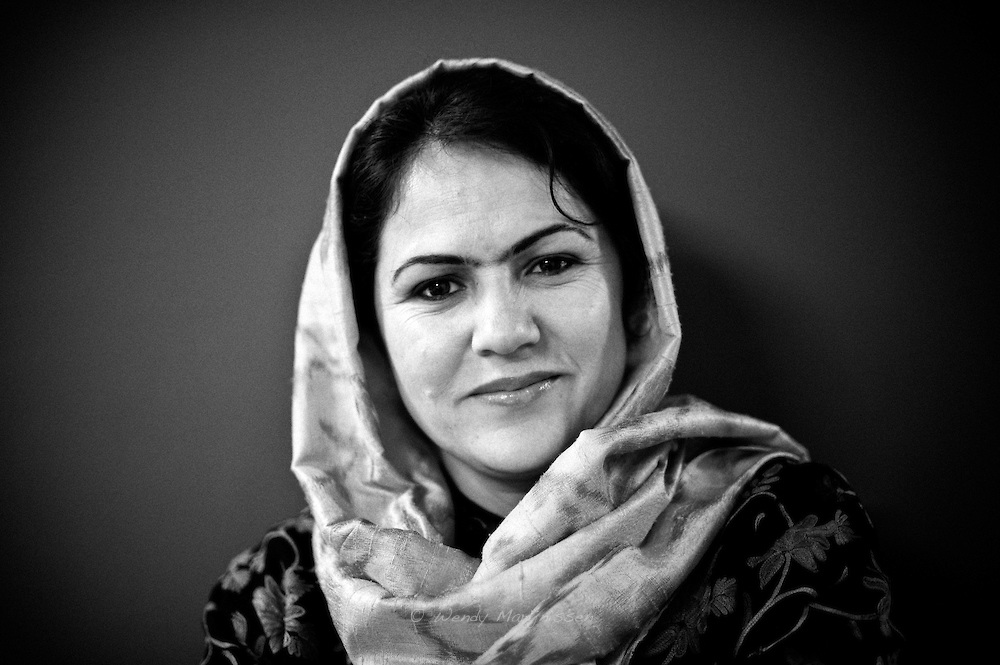
#> input picture Images/fawzia.jpg, 1000 x 665 px, found by its file name
$ python Image_operations.py
#> lines starting #> are read from the running program, lines starting #| are printed output that depends on the picture; after the words box and inside, x2 and y2 are one past the last pixel; in counts of white or black regions, pixels touching at a corner belong together
## Canny Edge Detection

import cv2
import numpy as np
import matplotlib.pyplot as plt

# Loading in the image
image = cv2.imread('images/fawzia.jpg')
#> image is the input picture: shape (665, 1000, 3); min 0, max 255, mean 67.4

# Converting to RGB colorspace
image = cv2.cvtColor(image, cv2.COLOR_BGR2RGB)

# Converting to grayscale
gray = cv2.cvtColor(image, cv2.COLOR_RGB2GRAY)

# Performing Canny edge detection
edges = cv2.Canny(gray,100,200)
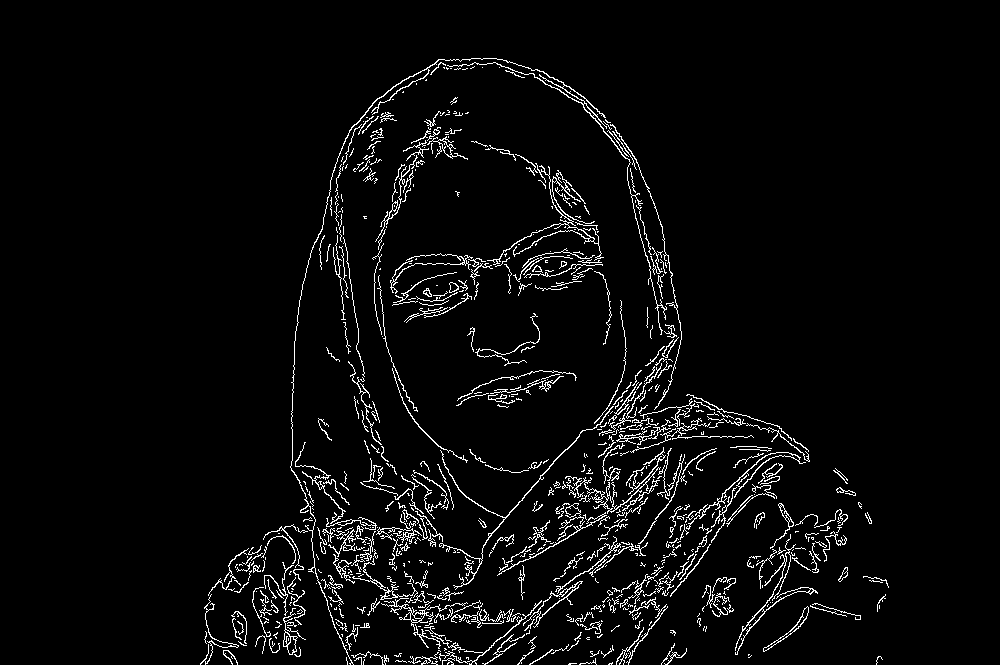
#> edges: shape (665, 1000); 4% white in thin lines or dots, all inside (x1, y1, x2, y2) = (200, 58, 889, 665)

# Dilating the image to amplify edges
edges = cv2.dilate(edges, None)
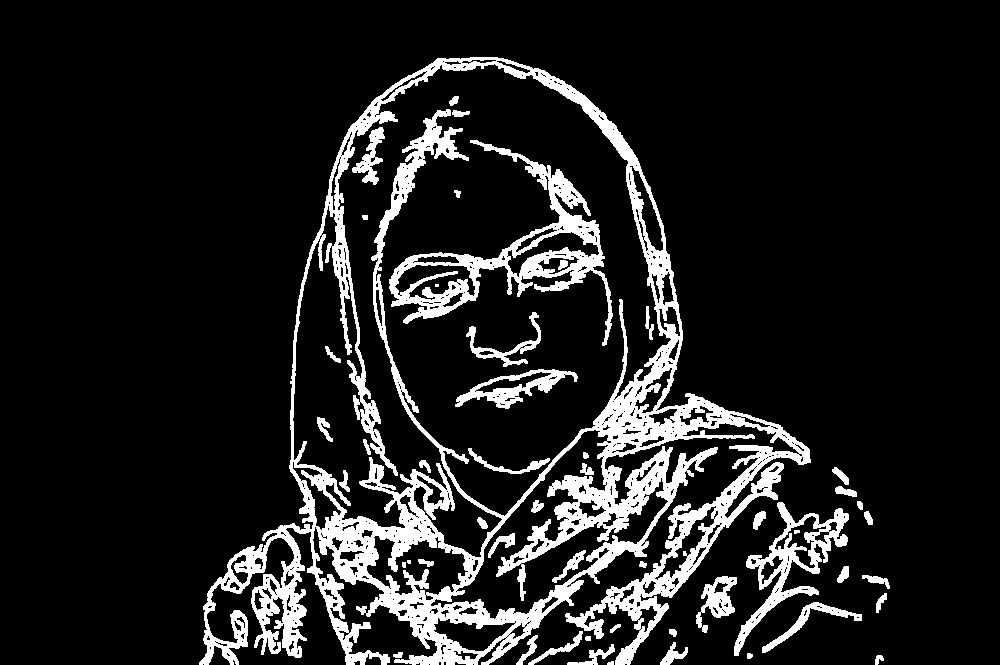
#> edges: shape (665, 1000); 12.5% white; 51 white regions (2 under 20 px), largest, box (x1, y1, x2, y2) and area: (199, 57, 811, 665) 61127, (389, 140, 613, 346) 8367, (734, 502, 849, 656) 3732

# Plotting the RGB and edge-detected image
fig = plt.figure(figsize = (15,15))
ax1 = fig.add_subplot(121)
ax1.set_xticks([])
ax1.set_yticks([])

ax1.set_title('Original Image')
ax1.imshow(image)

ax2 = fig.add_subplot(122)
ax2.set_xticks([])
ax2.set_yticks([])

ax2.set_title('Canny Edges')
ax2.imshow(edges, cmap='gray')

# Loading in the image
image = cv2.imread('images/fawzia.jpg')

## Bluring the test image Using the OpenCV's filter function

# Using an averaging kernel, and a kernel width equal to 4
kernel = np.ones((4,4),np.float32)/16
dst = cv2.filter2D(image,-1,kernel)

# Converting to RGB colorspace
dst = cv2.cvtColor(dst, cv2.COLOR_BGR2RGB)

# Converting to grayscale
gray = cv2.cvtColor(dst, cv2.COLOR_RGB2GRAY)

# Performing Canny edge detection
edges = cv2.Canny(gray,100,200)
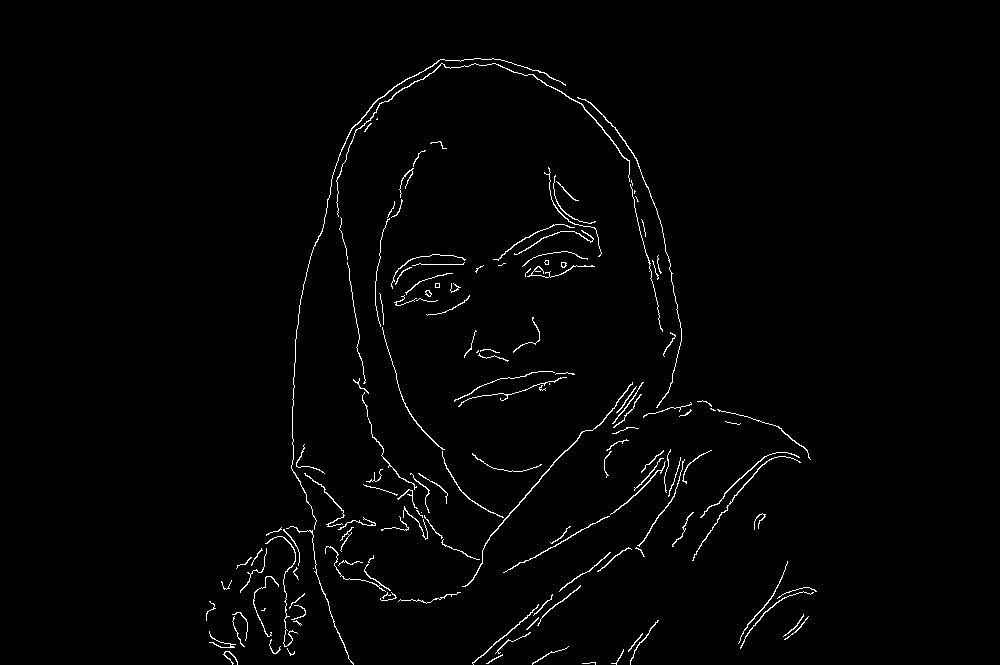
#> edges: shape (665, 1000); 1.5% white in thin lines or dots, all inside (x1, y1, x2, y2) = (206, 58, 817, 665)

# Dilating the image to amplify edges
edges = cv2.dilate(edges, None)
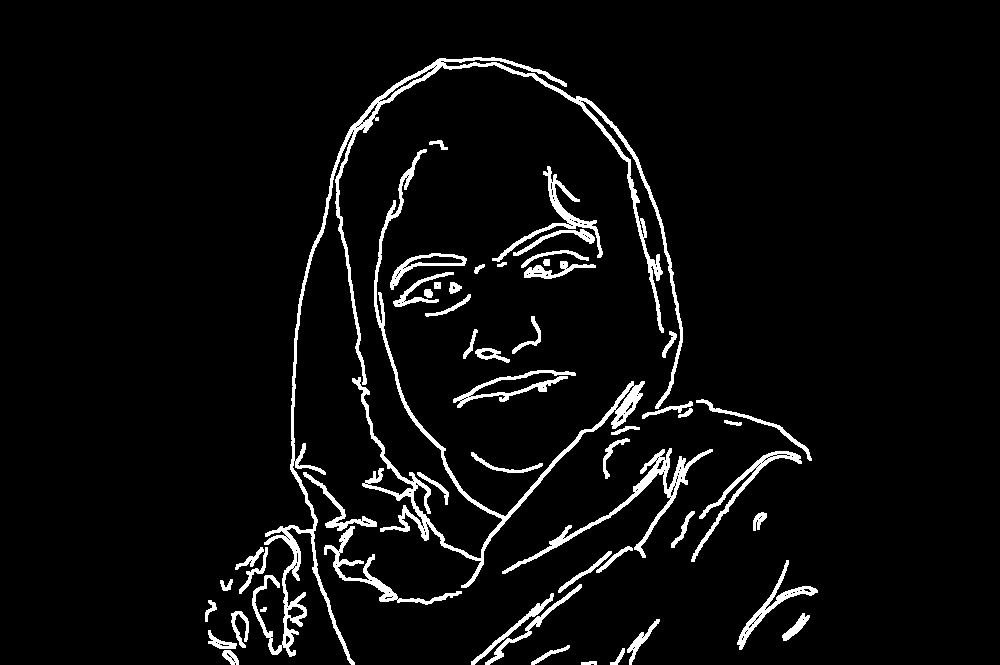
#> edges: shape (665, 1000); 4.9% white; 53 white regions, largest, box (x1, y1, x2, y2) and area: (252, 57, 683, 665) 9447, (352, 149, 645, 588) 5535, (502, 448, 713, 574) 2252

# Plotting the RGB and edge-detected image
fig = plt.figure(figsize = (15,15))
ax1 = fig.add_subplot(121)
ax1.set_xticks([])
ax1.set_yticks([])

ax1.set_title('Original Image')
ax1.imshow(dst)

ax2 = fig.add_subplot(122)
ax2.set_xticks([])
ax2.set_yticks([])

ax2.set_title('Canny Edges')
ax2.imshow(edges, cmap='gray')

$ run again, with Images/gus.jpg copied over Images/fawzia.jpg
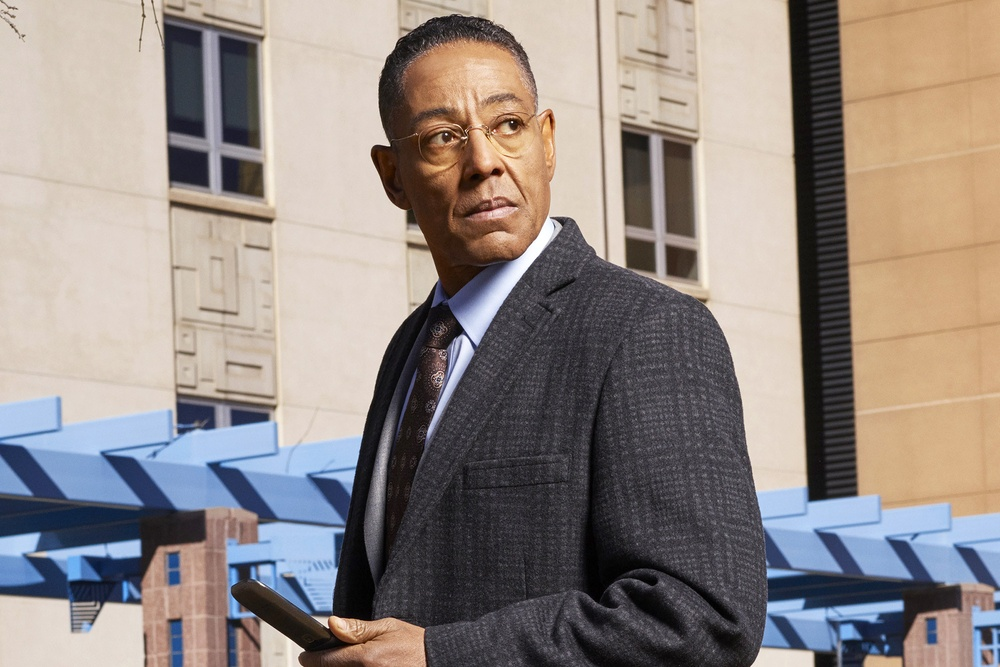
#> input picture Images/gus.jpg, 1000 x 667 px, shrunk from 2000 x 1334 before the run, found by its file name
#> image is the input picture: shape (667, 1000, 3); mean B, G, R 132.4, 137.3, 147.3
#> `edges = cv2.Canny(gray,100,200)`:
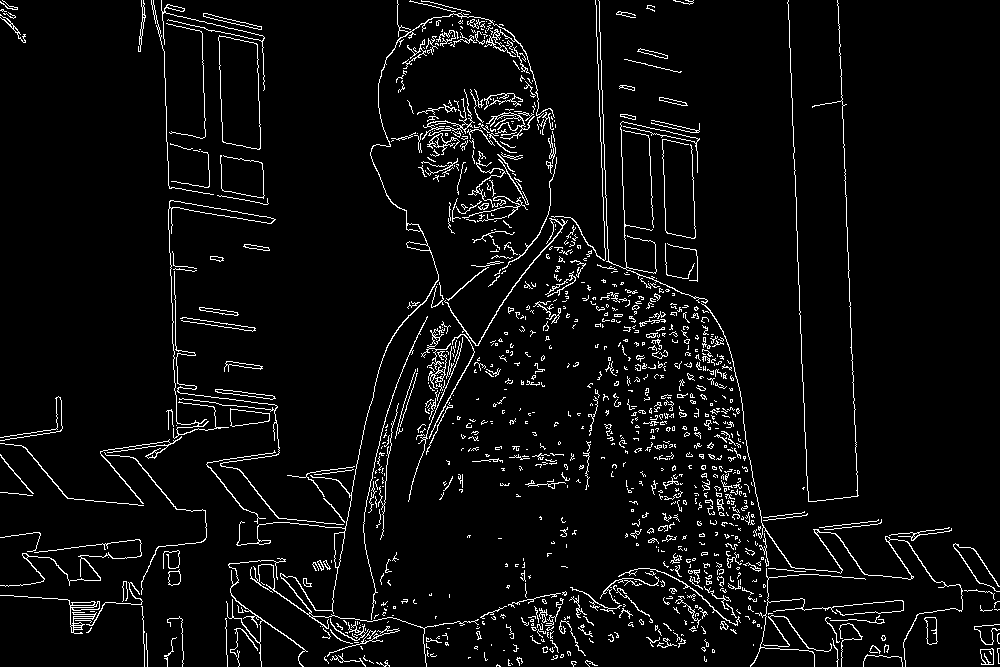
#> edges: shape (667, 1000); 5% white in thin lines or dots
#> `edges = cv2.dilate(edges, None)`:
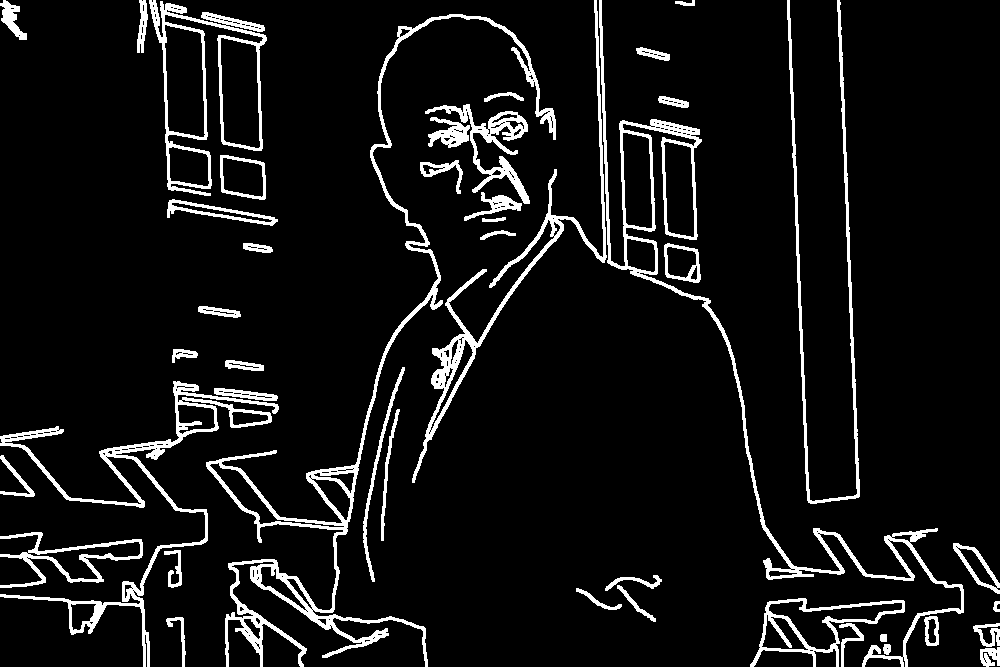
#> edges: shape (667, 1000); 7.7% white; 44 white regions, largest, box (x1, y1, x2, y2) and area: (206, 14, 556, 667) 9805, (599, 0, 964, 667) 7557, (0, 381, 279, 667) 5917

$ run again, with Images/obamas4.jpg copied over Images/fawzia.jpg
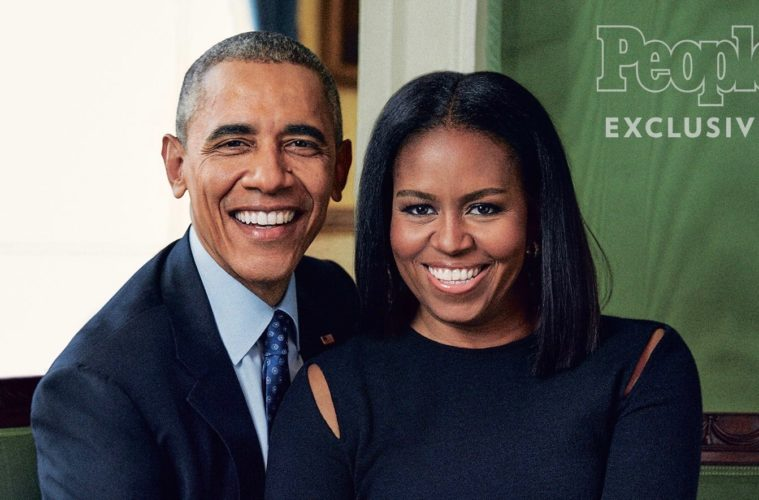
#> input picture Images/obamas4.jpg, 759 x 500 px, found by its file name
#> image is the input picture: shape (500, 759, 3); mean B, G, R 93, 96.5, 97.5
#> `edges = cv2.Canny(gray,100,200)`:
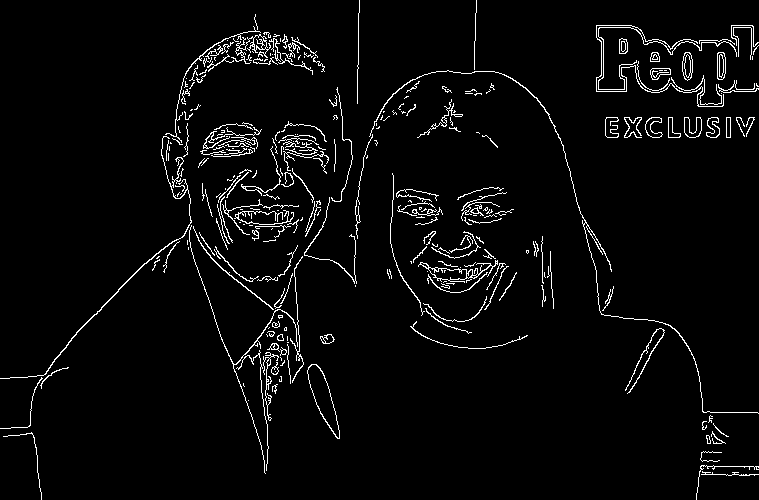
#> edges: shape (500, 759); 3.7% white in thin lines or dots
#> `edges = cv2.dilate(edges, None)`:
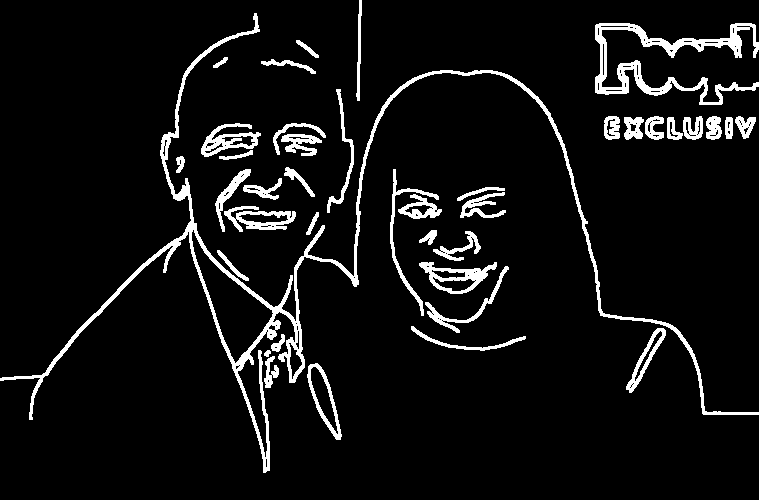
#> edges: shape (500, 759); 6.8% white; 40 white regions, largest, box (x1, y1, x2, y2) and area: (0, 13, 759, 473) 9161, (595, 23, 759, 105) 3444, (419, 262, 497, 294) 902
